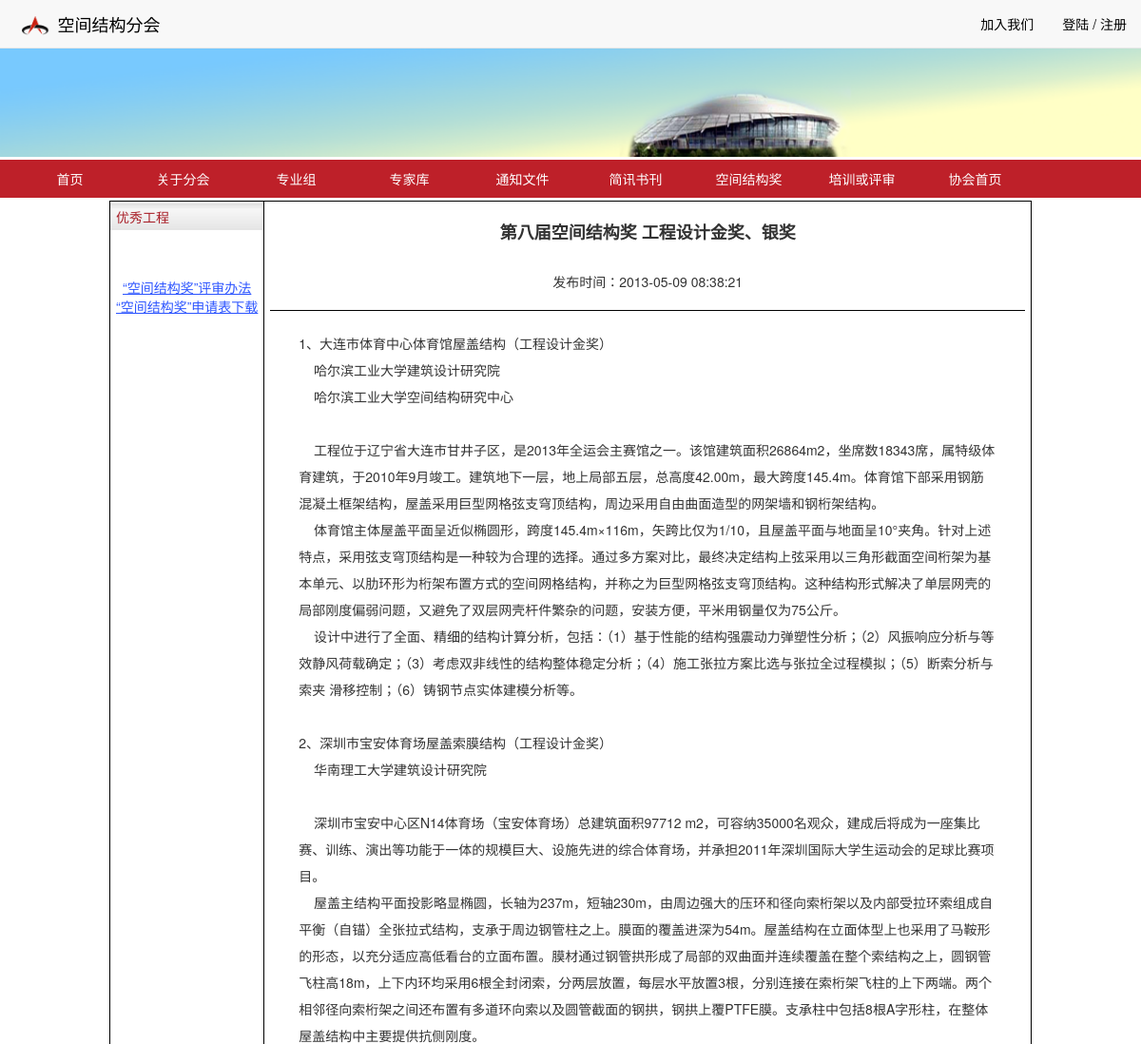
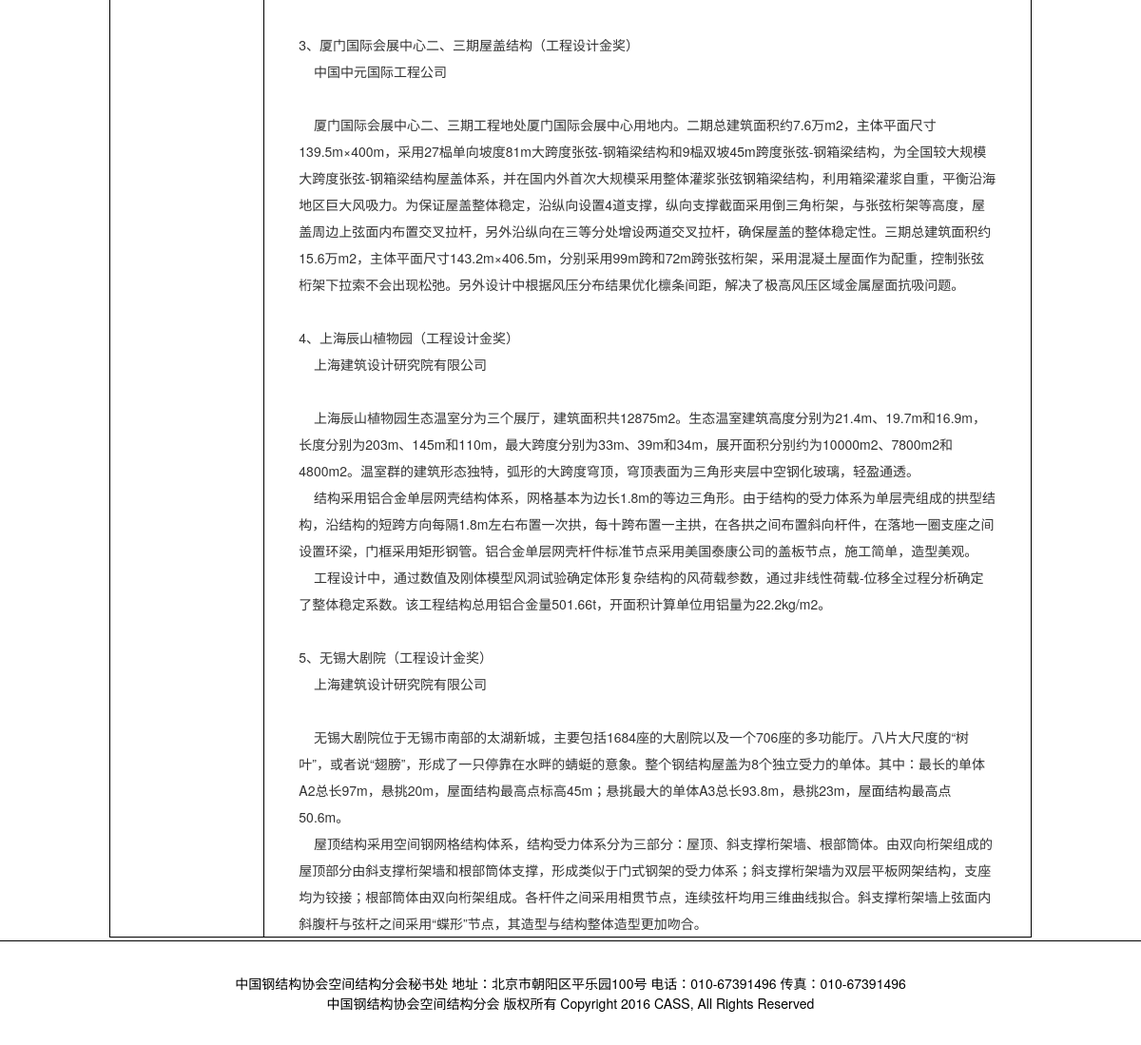
Page /KJ/index/responsive/announcement_content.php?id=11&&pagename=youxiugongcheng on the committed database (2 pictures, top to bottom).
### tables this page shows
CREATE TABLE `index_youxiugongcheng` (
  `id` int(11) NOT NULL,
  `time` timestamp NOT NULL DEFAULT CURRENT_TIMESTAMP,
  `file_no` text NOT NULL,
  `title` text NOT NULL,
  `content` text NOT NULL,
  `end` text NOT NULL,
  `date` text NOT NULL,
  `file_name` text NOT NULL,
  `file_dir` char(255) NOT NULL,
  `visibility` int(11) NOT NULL DEFAULT '1'
);

### KJ/index/include/function.php (called while the page is built, shortened)
<?php
function connect_mysql()
{
    $mysql_servername = "localhost:3360";
    $mysql_username = "root";
    $mysql_password = "123456";
    $mysql_database = "space";
    $con = mysqli_connect($mysql_servername, $mysql_username, $mysql_password, $mysql_database);
    return $con;
}
function user_name_psw_check($u_name, $u_password)
{
    $result = array();
    $user_name = $u_name;
    $user_password = $u_password;
    $con = connect_mysql();
    if ($con) {
        $sql = "SELECT * FROM user WHERE name ='{$user_name}'and psw='{$user_password}'";
        $res = mysqli_query($con, $sql);
        return $result;
    }
    return false;
}
function get_info_of_id_in_datatable($id, $datatable_name, $visibility = 1)
{
    $con = connect_mysql();
    if ($visibility == 1)
        $sql = "SELECT * FROM `{$datatable_name}` WHERE id='$id' AND visibility='$visibility'";
    else if ($visibility == 0)
        $sql = "SELECT * FROM `{$datatable_name}` WHERE id='$id'";
    else return false;
    $res = mysqli_query($con, $sql);
    $result = $res->fetch_assoc();
    return $result;
}
?>

### KJ/index/responsive/announcement_content.php (the view, shortened to what this page needs)
<?php include_once '../include/function.php' ?>
<!DOCTYPE html>
<html>
<head>
    <link href="css/header-rsp.css" rel="stylesheet">
    <link href="css/footer-rsp.css" rel="stylesheet">
    <link href="css/index-rsp.css" rel="stylesheet">
    <link href="css/content-page.css" rel="stylesheet">
    <link href="bootstrap/css/bootstrap.min.css" rel="stylesheet">
</head>
<body>
<?php
include_once "../include/function.php";
$res = user_name_psw_check($_COOKIE['user_name'], $_COOKIE['user_password']);
if ($res['user_name_psw_match'] == 'yes') {
    if ($res['user_is_manager'] == 'yes') {
        $id = $_GET['id'];
        $page_name = $_GET["pagename"];
        include "include/header-manage-content-page.php";
    }
    else
        include "include/header-login.php";
}
else
    include "include/header.php";
?>
<div class="container content-page-container">
    <div class="row parent">
        <div class="col-md-2 col-xs-12 left-col">
            <div class="left">
                <div class="left-title">
                    <span><?php switch ($_GET["pagename"]) {
                            case "youxiugongcheng":
                                echo "优秀工程";
                                break;
                        }
                        ?></span>
                </div>
                <?php
                if($_GET["pagename"]=="youxiugongcheng")
                    echo <<<EOD
<table class="youxiugongcheng-table">
    <tr>
        <td>
            <a href="/index/responsive/pingshenbanfa.php"> “空间结构奖”评审办法</a>
        </td>
    </tr>
    <tr>
        <td>
            <a href="/index/download.php?file_name=空间结构奖申请表.doc&file_dir=file/shenqingbiao.doc" >“空间结构奖”申请表下载</a>
        </td>
    </tr>
</table>
EOD;
?>
                </div>
        </div>
        <div class="col-md-10 col-xs-12 right-col">
            <?php
            $id = $_GET['id'];
            $page_name = $_GET["pagename"];
            $res = get_info_of_id_in_datatable($id, 'index_' . $page_name);
            ?>
            <div class="right">
                <div class="right-title">
                    <p><strong><?php echo $res['title']; ?></strong></p>
                </div>
                <div class="right-time">
                    <p>发布时间：<?php echo $res['time']; ?></p>
                </div>
                <hr/>
                <div class="right-content">
                    <p><?php echo $res['content']; ?></p>
                </div>
            </div>
        </div>
    </div>
</div>
<?php include "include/footer.php"; ?>
</body>

### KJ/index/responsive/include/header.php (shortened to what this page needs)
<link href="css/sweetalert2.min.css" rel="stylesheet">
<div class="navbar navbar-default navbar-fixed-top" id="navbar-title">
    <div class="container-fluid">
        <div class="navbar-header">
            <div class="hidden-xs" id="navbar-logo-lg">
                <img src="../image/logo.png"></div>
            <a class="navbar-brand" href="index.php">空间结构分会</a>
        </div>
        <div class="collapse navbar-collapse" id="navbar-ex-collapse">
            <ul class="nav navbar-nav navbar-right">
                <li onclick="joinUs()" >
                   <a style="cursor:pointer">加入我们</a>
                </li>
                <li>
                    <a href="../../space2/login/index.html">登陆 / 注册</a>
                </li>
            </ul>
        </div>
    </div>
</div>
<div class="col-md-12" id="background-img">
    <img class="img-responsive hidden-xs" src="../image/background.png">
</div>
<div class="col-md-12 nav-menu-div-lg hidden-xs" id="nav">
    <ul class="nav nav-pills nav-justified" id="supnav">
        <li><a href="index.php">首页</a></li>
        <li><a href='index.php'>关于分会</a>
        </li>
        <li><a href="index.php">专业组</a>
        </li>
        <li><a href="index.php">专家库</a></li>
        <li><a href="more.php?pagename=tongzhiwenjian">通知文件</a></li>
        <li><a href="index.php">简讯书刊</a></li>
        <li><a href="more.php?pagename=youxiugongcheng">空间结构奖</a></li>
        <li><a href="">培训或评审</a>
        </li>
        <li><a href="http://www.cncscs.org/">协会首页</a></li>
    </ul>
</div>

### KJ/index/responsive/include/footer.php
<footer class="section">
    <div class="col-md-12">
        <table align="center">
            <tr>
                <td>
                    <p>中国钢结构协会空间结构分会秘书处 地址：北京市朝阳区平乐园100号 电话：010-67391496 传真：010-67391496</br>中国钢结构协会空间结构分会 版权所有 Copyright 2016 CASS, All Rights Reserved</p>
                </td>
            </tr>
        </table>
    </div>
</footer>

### KJ/index/responsive/css/header-rsp.css (style rules this page uses)
#navbar-title { margin: 0; }
#navbar-title a { color: #000; }
#navbar-logo-lg { height: 50px; padding-top: 15px; padding-bottom: 15px; padding-left: 8px; padding-right: 8px; float: left; }
#navbar-logo-lg img { height: 20px; }
#background-img { padding: 0; }
.nav-menu-div-lg { margin-top: 3px; margin-bottom: 3px; background-color: #BE2029; }
#nav { height: 40px; background-color: #BE2029; color: #FFFFFF; }
#nav ul { list-style: none; }
#nav ul li { float: left; width: 10%; position: relative; color: #FFFFFF; }
#nav li a { text-decoration: none; color: #FFFFFF; line-height: 20px; display: block; }

### KJ/index/responsive/css/footer-rsp.css (style rules this page uses)
footer { margin-top: 3px; }
footer > div { height: 110px; background-color: #fff; border-top:1px solid #000; }
footer > div > table { height: 100%; vertical-align: middle; text-align: center; }
footer p { display: inline; color: #000; line-height: 1.5em; }

### KJ/index/responsive/css/index-rsp.css (style rules this page uses)
body { padding-top: 50px; }

### KJ/index/responsive/css/content-page.css (style rules this page uses)
.content-page-container { max-width: 970px !important; }
.parent { display: table; border:1px solid #000000; }
.parent .left-col { padding:0; }
.left-title { height: 30px; padding: 6px; background-image: url("/index/image/titlebackground.jpg"); color: #a92029; }
.youxiugongcheng-table { width:100%; text-align: center; position: relative; top: 50px; }
.youxiugongcheng-table tr td a:link, .youxiugongcheng-table tr td a:hover, .youxiugongcheng-table tr td a:visited { color: #2c54ff; text-decoration: underline; }
.parent .right-col { padding:0; }
.parent .right-col .right { min-height: 300px; }
@media (min-width: 992px) { .parent { width: 970px; } }
@media (min-width: 992px) { .parent .right-col .right { border-left:1px solid #000; } }
.right { padding: 0 6px; }
.right>hr { border-top:1px solid #000; }
.right .right-title>p { text-align: center; font-size: 18px; line-height: 1.5; padding:18px 0; }
.right-time>p { text-align: center; font-size: 14px; }
.right-content>p { white-space: pre-wrap; word-wrap:break-word; font-size: 14px; line-height: 2; padding:0 30px; margin:0 0 0 0; }

### rows in the picture
index_youxiugongcheng: title "第八届空间结构奖 工程设计金奖、银奖", time "2013-05-09 08:38:21", content "1、大连市体育中心体育馆屋盖结构（工程设计金奖） 哈尔滨工业大学建筑设计研究院 哈尔滨工业大学空间结构研究中心 工程位于辽宁省大连市甘井子区，是2013年全运会主赛馆之一。该馆建筑面积26864m2，坐席数18343席，属特级体育建筑，于2010年9月竣工。建筑地下一层，地上局部五层，总高度42.00m，最大跨度145.4m。体育馆下部采用钢筋混凝土框架结构，屋盖采用巨型网格弦支穹顶结构，周边采用自由曲面造型的网架墙和钢桁架结构。 体育馆主体屋盖平面呈近似椭圆形，跨度145.4m×116m，矢跨比仅为1/10，且屋盖平面与地面呈10°夹角。针对上述特点，采用弦支穹顶结构是一种较为合理的选择。通过多方案对比，最终决定结构上弦采用以三角形截面空间桁架为基本单元、以肋环形为桁架布置方式的空间网格结构，并称之为巨型网格弦支穹顶结构。这种结构形式解决了单层网壳的局部刚度偏弱问题，又避免了双层网壳杆件繁杂的问题，安装方便，平米用钢量仅为75公斤。 设计中进行了全面、精细的结构计算分析，包括：（1）基于性能的结构强震动力弹塑性分析；（2）风振响应分析与等效静风荷载确定；（3）考虑双非线性的结构整体稳定分析；（4）施工张拉方案比选与张拉全过程模拟；（5）断索分析与索夹 滑移控制；（6）铸钢节点实体建模分析等。 2、深圳市宝安体育场屋盖索膜结构（工程设计金奖） 华南理工大学建筑设计研究院 深圳市宝安中心区N14体育场（宝安体育场）总建筑面积97712…"
